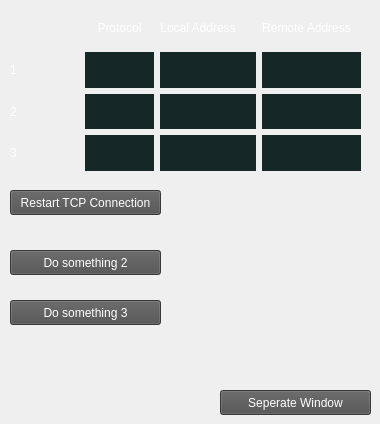
      <widget class="QWidget" name="tab_3">
       <attribute name="title">
        <string>Packet Logger</string>
       </attribute>
       <widget class="QPushButton" name="packet_logger_win_sep_but">
        <property name="geometry">
         <rect>
          <x>220</x>
          <y>390</y>
          <width>151</width>
          <height>25</height>
         </rect>
        </property>
        <property name="cursor">
         <cursorShape>PointingHandCursor</cursorShape>
        </property>
        <property name="styleSheet">
         <string notr="true">color: rgb(255, 255, 255);
background-color:rgb(79, 79, 79);</string>
        </property>
        <property name="text">
         <string>Seperate Window</string>
        </property>
       </widget>
       <widget class="QPushButton" name="restart_tcp_connection_button">
        <property name="geometry">
         <rect>
          <x>10</x>
          <y>190</y>
          <width>151</width>
          <height>25</height>
         </rect>
        </property>
        <property name="cursor">
         <cursorShape>PointingHandCursor</cursorShape>
        </property>
        <property name="styleSheet">
         <string notr="true">color: rgb(255, 255, 255);
background-color:rgb(79, 79, 79);</string>
        </property>
        <property name="text">
         <string>Restart TCP Connection</string>
        </property>
       </widget>
       <widget class="QPushButton" name="packet_logger_button_2">
        <property name="geometry">
         <rect>
          <x>10</x>
          <y>250</y>
          <width>151</width>
          <height>25</height>
         </rect>
        </property>
        <property name="styleSheet">
         <string notr="true">color: rgb(255, 255, 255);
background-color:rgb(79, 79, 79);</string>
        </property>
        <property name="text">
         <string>Do something 2</string>
        </property>
       </widget>
       <widget class="QPushButton" name="packet_logger_button_3">
        <property name="geometry">
         <rect>
          <x>10</x>
          <y>300</y>
          <width>151</width>
          <height>25</height>
         </rect>
        </property>
        <property name="styleSheet">
         <string notr="true">color: rgb(255, 255, 255);
background-color:rgb(79, 79, 79);</string>
        </property>
        <property name="text">
         <string>Do something 3</string>
        </property>
       </widget>
       <widget class="QWidget" name="gridLayoutWidget">
        <property name="geometry">
         <rect>
          <x>10</x>
          <y>10</y>
          <width>351</width>
          <height>161</height>
         </rect>
        </property>
        <layout class="QGridLayout" name="gridLayout">
         <item row="0" column="0">
          <widget class="QLabel" name="label_2">
           <property name="text">
            <string/>
           </property>
           <property name="alignment">
            <set>Qt::AlignCenter</set>
           </property>
          </widget>
         </item>
         <item row="0" column="2">
          <widget class="QLabel" name="local_adress_label">
           <property name="styleSheet">
            <string notr="true">color: rgb(255, 255, 255);
font: 75 8pt &quot;Microsoft YaHei&quot;;</string>
           </property>
           <property name="text">
            <string>Local Address      </string>
           </property>
           <property name="alignment">
            <set>Qt::AlignCenter</set>
           </property>
          </widget>
         </item>
         <item row="0" column="1">
          <widget class="QLabel" name="protocol_label">
           <property name="styleSheet">
            <string notr="true">color: rgb(255, 255, 255);
font: 75 8pt &quot;Microsoft YaHei&quot;;</string>
           </property>
           <property name="text">
            <string>Protocol</string>
           </property>
           <property name="alignment">
            <set>Qt::AlignCenter</set>
           </property>
          </widget>
         </item>
         <item row="0" column="3">
          <widget class="QLabel" name="remote_address_label">
           <property name="styleSheet">
            <string notr="true">color: rgb(255, 255, 255);
font: 75 8pt &quot;Microsoft YaHei&quot;;</string>
           </property>
           <property name="text">
            <string>Remote Address   </string>
           </property>
           <property name="alignment">
            <set>Qt::AlignCenter</set>
           </property>
          </widget>
         </item>
         <item row="1" column="0">
          <widget class="QLabel" name="packet1_label">
           <property name="styleSheet">
            <string notr="true">color: rgb(255, 255, 255);
font: 75 8pt &quot;Microsoft YaHei&quot;;</string>
           </property>
           <property name="text">
            <string>1</string>
           </property>
          </widget>
         </item>
         <item row="2" column="0">
          <widget class="QLabel" name="packet2_label">
           <property name="styleSheet">
            <string notr="true">color: rgb(255, 255, 255);
font: 75 8pt &quot;Microsoft YaHei&quot;;</string>
           </property>
           <property name="text">
            <string>2</string>
           </property>
          </widget>
         </item>
         <item row="3" column="0">
          <widget class="QLabel" name="packet3_label">
           <property name="styleSheet">
            <string notr="true">color: rgb(255, 255, 255);
font: 75 8pt &quot;Microsoft YaHei&quot;;</string>
           </property>
           <property name="text">
            <string>3</string>
           </property>
          </widget>
         </item>
         <item row="1" column="1">
          <widget class="QLabel" name="pack1_proto">
           <property name="styleSheet">
            <string notr="true">color: rgb(255, 255, 255);
background-color: rgb(22, 40, 38);</string>
           </property>
           <property name="text">
            <string/>
           </property>
          </widget>
         </item>
         <item row="1" column="2">
          <widget class="QLabel" name="pack1_local">
           <property name="styleSheet">
            <string notr="true">color: rgb(255, 255, 255);background-color: rgb(22, 40, 38);</string>
           </property>
           <property name="text">
            <string/>
           </property>
          </widget>
         </item>
         <item row="1" column="3">
          <widget class="QLabel" name="pack1_remote">
           <property name="styleSheet">
            <string notr="true">background-color: rgb(22, 40, 38);
color: rgb(255, 255, 255);</string>
           </property>
           <property name="text">
            <string/>
           </property>
          </widget>
         </item>
         <item row="2" column="1">
          <widget class="QLabel" name="pack2_proto">
           <property name="styleSheet">
            <string notr="true">color: rgb(255, 255, 255);background-color: rgb(22, 40, 38);</string>
           </property>
           <property name="text">
            <string/>
           </property>
          </widget>
         </item>
         <item row="2" column="2">
          <widget class="QLabel" name="pack2_local">
           <property name="styleSheet">
            <string notr="true">color: rgb(255, 255, 255);background-color: rgb(22, 40, 38);</string>
           </property>
           <property name="text">
            <string/>
           </property>
          </widget>
         </item>
         <item row="2" column="3">
          <widget class="QLabel" name="pack2_remote">
           <property name="styleSheet">
            <string notr="true">color: rgb(255, 255, 255);
background-color: rgb(22, 40, 38);</string>
           </property>
           <property name="text">
            <string/>
           </property>
          </widget>
         </item>
         <item row="3" column="1">
          <widget class="QLabel" name="pack3_proto">
           <property name="styleSheet">
            <string notr="true">color: rgb(255, 255, 255);background-color: rgb(22, 40, 38);</string>
           </property>
           <property name="text">
            <string/>
           </property>
          </widget>
         </item>
         <item row="3" column="2">
          <widget class="QLabel" name="pack3_local">
           <property name="styleSheet">
            <string notr="true">color: rgb(255, 255, 255);background-color: rgb(22, 40, 38);</string>
           </property>
           <property name="text">
            <string/>
           </property>
          </widget>
         </item>
         <item row="3" column="3">
          <widget class="QLabel" name="pack3_remote">
           <property name="styleSheet">
            <string notr="true">color: rgb(255, 255, 255);
background-color: rgb(22, 40, 38);</string>
           </property>
           <property name="text">
            <string/>
           </property>
          </widget>
         </item>
        </layout>
       </widget>
      </widget>
